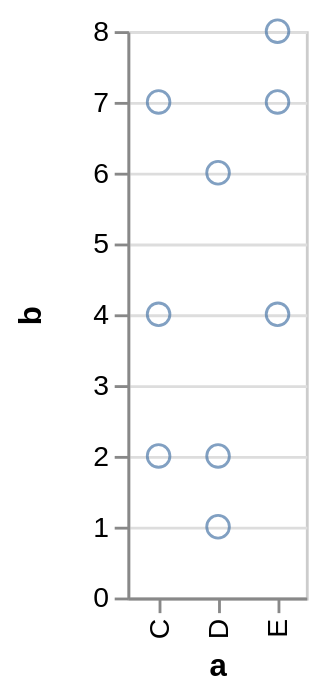

Express this chart as Vega-Lite.
### Vega specification from a JSON file in a GitHub repository (floating-point values rounded to 4 significant figures)
{"$schema": "https://vega.github.io/schema/vega/v3.0.json", "autosize": "pad", "padding": 5, "encode": {"update": {"stroke": {"value": "#ccc"}, "fill": {"value": "transparent"}}}, "data": [{"name": "source_0", "values": [{"a": "C", "b": 2}, {"a": "C", "b": 7}, {"a": "C", "b": 4}, {"a": "D", "b": 1}, {"a": "D", "b": 2}, {"a": "D", "b": 6}, {"a": "E", "b": 8}, {"a": "E", "b": 4}, {"a": "E", "b": 7}]}, {"name": "data_0", "source": "source_0", "transform": [{"type": "formula", "expr": "toNumber(datum[\"b\"])", "as": "b"}, {"type": "filter", "expr": "datum[\"b\"] !== null && !isNaN(datum[\"b\"])"}]}], "signals": [{"name": "x_step", "value": 21}, {"name": "width", "update": "bandspace(domain('x').length, 1, 0.5) * x_step"}, {"name": "height", "update": "200"}], "marks": [{"name": "marks", "type": "symbol", "role": "point", "from": {"data": "data_0"}, "encode": {"update": {"x": {"scale": "x", "field": "a"}, "y": {"scale": "y", "field": "b"}, "stroke": {"value": "#4c78a8"}, "fill": {"value": "transparent"}, "opacity": {"value": 0.7}}}}], "scales": [{"name": "x", "type": "point", "domain": {"data": "data_0", "field": "a", "sort": true}, "range": {"step": {"signal": "x_step"}}, "round": true, "padding": 0.5}, {"name": "y", "type": "linear", "domain": {"data": "data_0", "field": "b"}, "range": [{"signal": "height"}, 0], "round": true, "nice": true, "zero": true}], "axes": [{"scale": "x", "orient": "bottom", "tickCount": 5, "title": "a", "zindex": 1, "encode": {"labels": {"update": {"angle": {"value": 270}, "align": {"value": "right"}, "baseline": {"value": "middle"}}}}}, {"scale": "y", "maxExtent": 25, "minExtent": 25, "orient": "left", "title": "b", "zindex": 1}, {"scale": "y", "domain": false, "grid": true, "labels": false, "orient": "left", "ticks": false, "zindex": 0, "gridScale": "x"}]}
